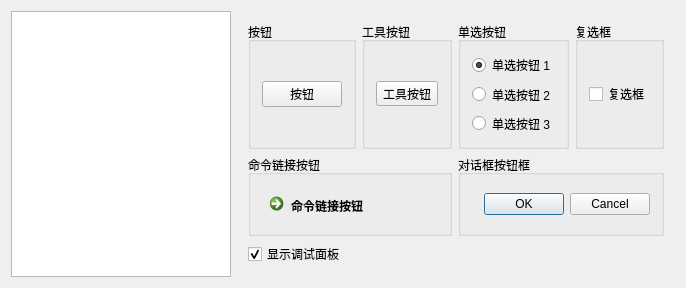
<?xml version="1.0" encoding="UTF-8"?>
<ui version="4.0">
 <class>Dialog</class>
 <widget class="QWidget" name="Dialog">
  <property name="geometry">
   <rect>
    <x>0</x>
    <y>0</y>
    <width>686</width>
    <height>236</height>
   </rect>
  </property>
  <property name="windowTitle">
   <string>按钮小部件</string>
  </property>
  <layout class="QHBoxLayout" name="dialogLayout">
   <item>
    <widget class="QPlainTextEdit" name="debugPanel">
     <property name="readOnly">
      <bool>true</bool>
     </property>
    </widget>
   </item>
   <item>
    <widget class="QFrame" name="widgetPanel">
     <layout class="QVBoxLayout" name="widgetPanelLayout">
      <item>
       <layout class="QGridLayout" name="EW_layout">
        <item row="0" column="0">
         <widget class="QGroupBox" name="pushButtonGroupBox">
          <property name="title">
           <string>按钮</string>
          </property>
          <layout class="QVBoxLayout" name="pushButtonGroupBoxLayout">
           <item>
            <widget class="QPushButton" name="pushButton">
             <property name="text">
              <string>按钮</string>
             </property>
            </widget>
           </item>
          </layout>
         </widget>
        </item>
        <item row="0" column="2">
         <widget class="QGroupBox" name="radioButtonGroupBox">
          <property name="title">
           <string>单选按钮</string>
          </property>
          <layout class="QVBoxLayout" name="radioButtonGroupBoxLayout">
           <item>
            <widget class="QRadioButton" name="radioButton1">
             <property name="text">
              <string>单选按钮 1</string>
             </property>
             <property name="checked">
              <bool>true</bool>
             </property>
            </widget>
           </item>
           <item>
            <widget class="QRadioButton" name="radioButton2">
             <property name="text">
              <string>单选按钮 2</string>
             </property>
            </widget>
           </item>
           <item>
            <widget class="QRadioButton" name="radioButton3">
             <property name="text">
              <string>单选按钮 3</string>
             </property>
            </widget>
           </item>
          </layout>
         </widget>
        </item>
        <item row="1" column="0" colspan="2">
         <widget class="QGroupBox" name="commandLinkButtonGroupBox">
          <property name="title">
           <string>命令链接按钮</string>
          </property>
          <layout class="QVBoxLayout" name="commandLinkButtonGroupBoxLayout">
           <item>
            <widget class="QCommandLinkButton" name="commandLinkButton">
             <property name="text">
              <string>命令链接按钮</string>
             </property>
            </widget>
           </item>
          </layout>
         </widget>
        </item>
        <item row="0" column="3">
         <widget class="QGroupBox" name="checkBoxGroupBox">
          <property name="title">
           <string>复选框</string>
          </property>
          <layout class="QVBoxLayout" name="checkBoxGroupBoxLayout">
           <item>
            <widget class="QCheckBox" name="checkBox">
             <property name="text">
              <string>复选框</string>
             </property>
             <property name="tristate">
              <bool>true</bool>
             </property>
            </widget>
           </item>
          </layout>
         </widget>
        </item>
        <item row="0" column="1">
         <widget class="QGroupBox" name="toolButtonGroupBox">
          <property name="title">
           <string>工具按钮</string>
          </property>
          <layout class="QVBoxLayout" name="toolButtonGroupBoxLayout">
           <item>
            <widget class="QToolButton" name="toolButton">
             <property name="text">
              <string>工具按钮</string>
             </property>
            </widget>
           </item>
          </layout>
         </widget>
        </item>
        <item row="1" column="2" colspan="2">
         <widget class="QGroupBox" name="dialogButtonBoxGroupBox">
          <property name="title">
           <string>对话框按钮框</string>
          </property>
          <layout class="QVBoxLayout" name="dialogButtonBoxGroupBoxLayout">
           <item>
            <widget class="QDialogButtonBox" name="dialogButtonBox">
             <property name="standardButtons">
              <set>QDialogButtonBox::Cancel|QDialogButtonBox::Ok</set>
             </property>
            </widget>
           </item>
          </layout>
         </widget>
        </item>
       </layout>
      </item>
      <item>
       <spacer name="EC_spacer">
        <property name="orientation">
         <enum>Qt::Vertical</enum>
        </property>
        <property name="sizeHint" stdset="0">
         <size>
          <width>0</width>
          <height>0</height>
         </size>
        </property>
       </spacer>
      </item>
      <item>
       <widget class="QCheckBox" name="showDebugPanel">
        <property name="text">
         <string>显示调试面板</string>
        </property>
        <property name="checked">
         <bool>true</bool>
        </property>
       </widget>
      </item>
     </layout>
    </widget>
   </item>
  </layout>
 </widget>
 <layoutdefault spacing="6" margin="11"/>
 <tabstops>
  <tabstop>pushButton</tabstop>
  <tabstop>toolButton</tabstop>
  <tabstop>radioButton1</tabstop>
  <tabstop>radioButton2</tabstop>
  <tabstop>radioButton3</tabstop>
  <tabstop>checkBox</tabstop>
  <tabstop>commandLinkButton</tabstop>
  <tabstop>showDebugPanel</tabstop>
  <tabstop>debugPanel</tabstop>
 </tabstops>
 <resources/>
 <connections/>
</ui>
